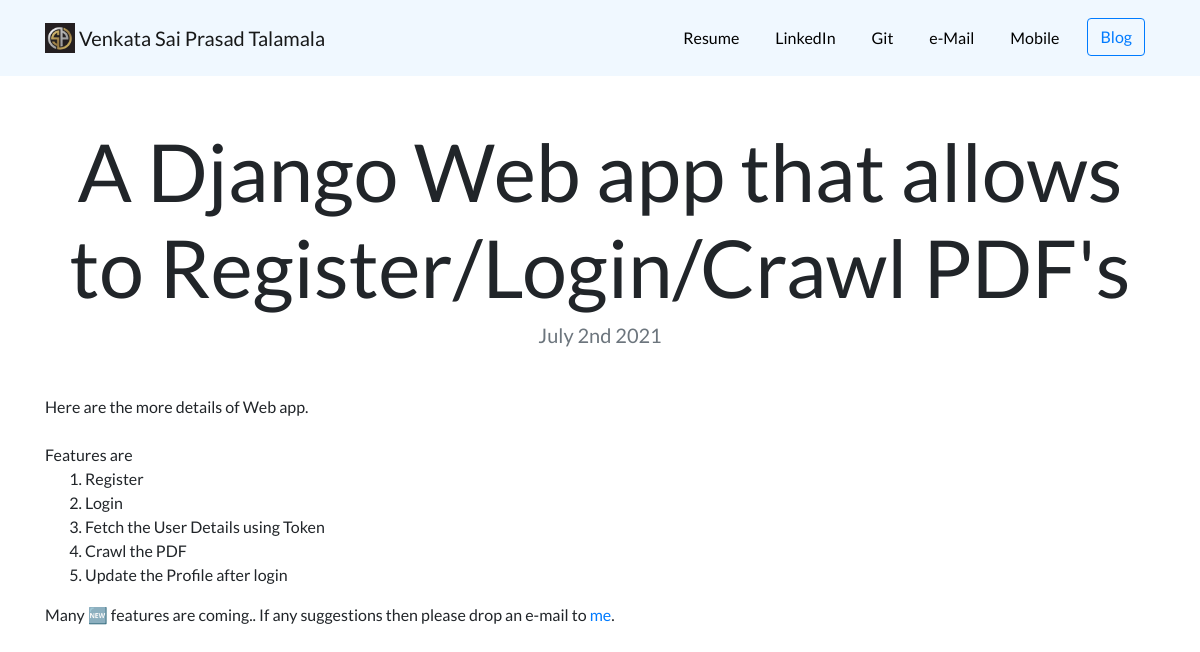
The app's page /blog/5 with its own data.
### blog/models.py (models this page shows, shortened)
class Blog(models.Model):
    title = models.CharField(max_length=100, blank=False)
    description = models.TextField()
    date = models.DateTimeField()

### blog/views.py (the view)
# urls.py: path('<int:blog_id>', views.details, name="details")
def details(request, blog_id):
    blog = get_object_or_404(Blog, pk=blog_id)
    return render(request, "details.html", {"blog": blog})

### templates/details.html
{% extends "base.html" %}
{% load static %}
{% block content %}
<h1 class="text-center mt-5" id="blogdetailtitle">{{ blog.title }}</h1>
<h5 class="text-center text-muted mb-5">{{ blog.date|date:'F jS Y' }}</h5>
{{ blog.description|safe }}
{% endblock %}

### static/custom.css (style rules this page uses)
body { font-family: 'Lato', sans-serif; }
@media (min-width: 992px) { #blogdetailtitle { font-size: 5rem; } }

### records on screen
Blog: title "A Django Web app that allows to Register/Login/Crawl PDF's", date "July 2nd 2021", description "Here are the more details of Web app. Features are Register Login Fetch the User Details using Token Crawl the PDF Update the Profile after login Many 🆕 features are coming.. If any suggestions then please drop an e-mail to me ."
